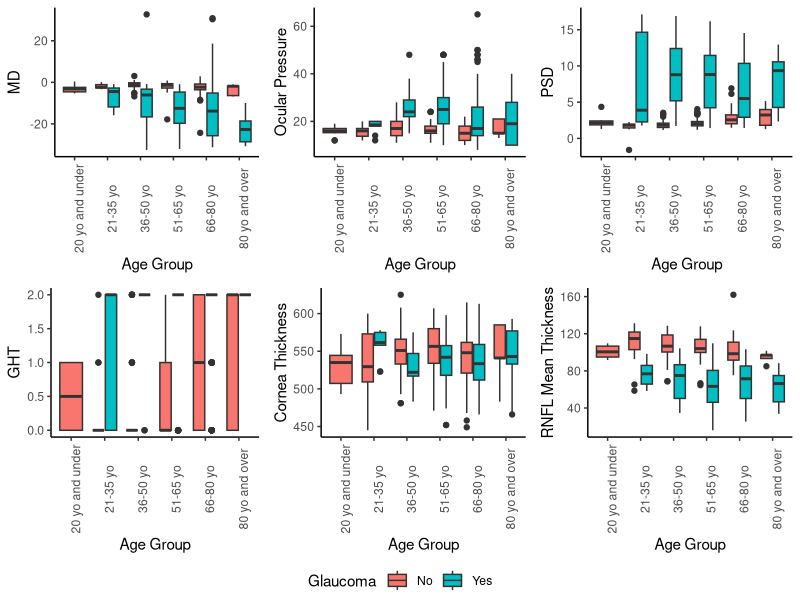
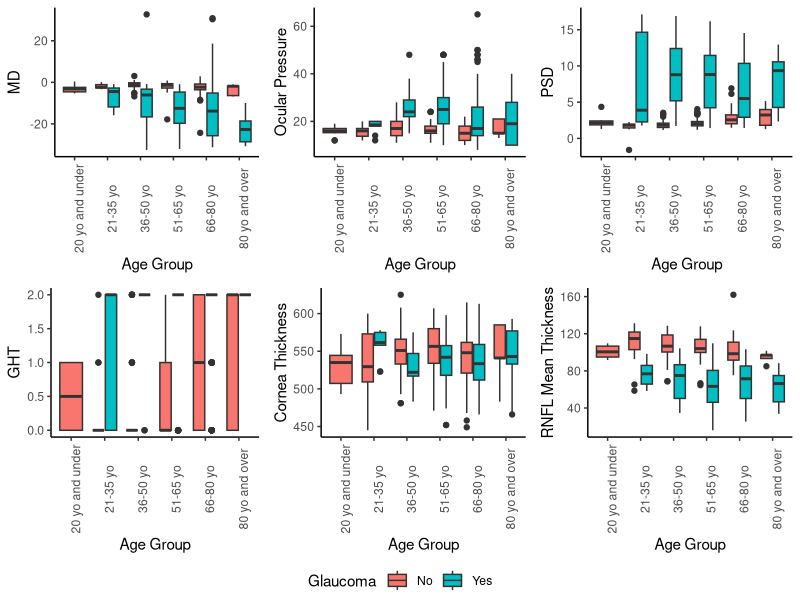

Source code (R) for these figures, in order:
## ---- chunk 1
knitr::opts_chunk$set(echo = TRUE)

#Loading the relevant libraries for the analysis.

library(tidyverse)
library(ggpubr)

## ---- chunk 2

#Reading in dataset

dataset <- read.csv('data/ds_whole.csv', header = T)

#Reassigning variables in glaucoma column to make more human readable

dataset %>%
  mutate(glaucoma=case_when(glaucoma == 0 ~ 'No',
                   glaucoma == 1 ~ 'Yes'), .keep = 'unused') -> dataset

#Adding a new column with age group for each observation, which is based on the age column

dataset %>% 
  mutate(age_group=case_when(age <= 20 ~ '20 yo and under',
                             age >= 21 & age <= 35 ~ '21-35 yo',
                             age >= 36 & age <= 50 ~ '36-50 yo',
                             age >= 51 & age <= 65 ~ '51-65 yo',
                             age >= 66 & age <= 80 ~ '66-80 yo',
                             age > 80 ~ '80 yo and over')) -> dataset

#Summarize the data based on glaucoma status and age group

dataset %>%
  group_by(age_group, glaucoma) %>%
  summarise_all(funs(mean)) -> summary

#Dropping the RL column

summary <- subset(summary, select = -c(RL))

#Renaming the column headers to make them more human-readable

summary %>%
  rename( 'Age Group'= age_group,
          Glaucoma = glaucoma,
          'Mean Age' = age,
          'Mean ocular pressure' = ocular_pressure,
          'Mean MD' = MD,
          'Mean PSD' = PSD,
          'Mean GHT' = GHT,
          'Mean cornea thickness' = cornea_thickness,
          'Mean RNFL thickness' = RNFL4.mean) -> summary

#Displaying the summary statistics

print(summary)

#Creating a csv file with the summary statistics

write.csv(summary, 'age_group_glaucoma_summary_statistics.csv', row.names = F)

## ---- chunk 3

#Creating individual boxplots for each of the variables, grouped by age group and glaucoma status.

MD_plot <- ggplot(dataset, aes(x=age_group, y=MD, fill=factor(glaucoma))) + geom_boxplot() + theme_classic() + xlab('Age Group') + labs(fill='Glaucoma') + theme(axis.text.x = element_text(angle = 90))
 
OP_plot <- ggplot(dataset, aes(x=age_group, y=ocular_pressure, fill=factor(glaucoma))) + geom_boxplot() + theme_classic() + xlab('Age Group') + labs(fill='Glaucoma') + ylab('Ocular Pressure') + theme(axis.text.x = element_text(angle = 90))
 
PSD_plot <- ggplot(dataset, aes(x=age_group, y=PSD, fill=factor(glaucoma))) + geom_boxplot() + theme_classic() + xlab('Age Group') + labs(fill='Glaucoma') + theme(axis.text.x = element_text(angle = 90))
 
GHT_plot <- ggplot(dataset, aes(x=age_group, y=GHT, fill=factor(glaucoma))) + geom_boxplot() + theme_classic() + xlab('Age Group') + labs(fill='Glaucoma') + theme(axis.text.x = element_text(angle = 90))

CT_plot <- ggplot(dataset, aes(x=age_group, y=cornea_thickness, fill=factor(glaucoma))) + geom_boxplot() + theme_classic() + xlab('Age Group') + labs(fill='Glaucoma') + ylab('Cornea Thickness') + theme(axis.text.x = element_text(angle = 90))

RNFL4_plot <- ggplot(dataset, aes(x=age_group, y=RNFL4.mean, fill=factor(glaucoma))) + geom_boxplot() + theme_classic() + xlab('Age Group') + labs(fill='Glaucoma') + ylab('RNFL Mean Thickness') + theme(axis.text.x = element_text(angle = 90))

#Arranging all the individual plots together in a single plot

plots <- ggarrange(MD_plot, OP_plot, PSD_plot, GHT_plot, CT_plot, RNFL4_plot, common.legend = T, legend = 'bottom') + theme(axis.text.x = element_text(angle = 90))

#Displaying the final plots

plot(plots)

#Saving the final plots as a png file

ggsave('age_group_glaucoma_plots.png', plot = plots)


